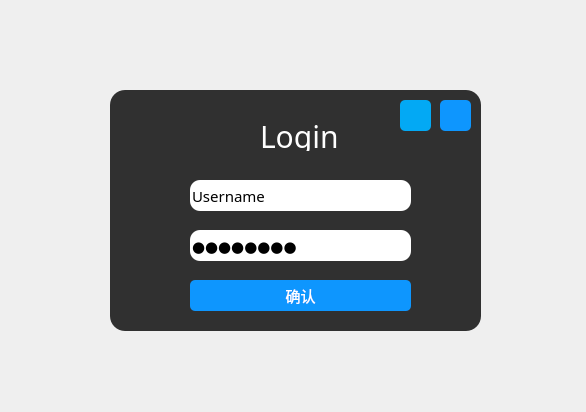
<?xml version="1.0" encoding="UTF-8"?>
<ui version="4.0">
 <class>login</class>
 <widget class="QWidget" name="login">
  <property name="geometry">
   <rect>
    <x>0</x>
    <y>0</y>
    <width>586</width>
    <height>412</height>
   </rect>
  </property>
  <property name="sizePolicy">
   <sizepolicy hsizetype="Preferred" vsizetype="Preferred">
    <horstretch>0</horstretch>
    <verstretch>0</verstretch>
   </sizepolicy>
  </property>
  <property name="minimumSize">
   <size>
    <width>586</width>
    <height>412</height>
   </size>
  </property>
  <property name="maximumSize">
   <size>
    <width>586</width>
    <height>412</height>
   </size>
  </property>
  <property name="windowTitle">
   <string>Transfer</string>
  </property>
  <property name="windowIcon">
   <iconset resource="res_static.qrc">
    <normaloff>:/icon/source/res/photo/icon/title.png</normaloff>:/icon/source/res/photo/icon/title.png</iconset>
  </property>
  <property name="whatsThis">
   <string>&lt;html&gt;&lt;head/&gt;&lt;body&gt;&lt;p&gt;&lt;br/&gt;&lt;/p&gt;&lt;/body&gt;&lt;/html&gt;</string>
  </property>
  <property name="styleSheet">
   <string notr="true">*{
font-size:15px;
font-family:sans-serif;
}
#login{   
	border-image: url(:/res_static/source/res/photo/pexels-night-city.jpg);
}
QFrame{
background:rgba(0,0,0,0.8);
border-radius:15px;
}
QPushButton{
background:#03a9f4;
color:#fff;
border-radius:10px;
}
QLineEdit{
border-radius:10px;
color:#000000;
}
QLabel{
color:#fff;
background:transparent;
font-size:30px;
}</string>
  </property>
  <widget class="QFrame" name="frame">
   <property name="geometry">
    <rect>
     <x>110</x>
     <y>90</y>
     <width>371</width>
     <height>241</height>
    </rect>
   </property>
   <property name="frameShape">
    <enum>QFrame::StyledPanel</enum>
   </property>
   <property name="frameShadow">
    <enum>QFrame::Raised</enum>
   </property>
   <widget class="QPushButton" name="pushButton">
    <property name="geometry">
     <rect>
      <x>80</x>
      <y>190</y>
      <width>221</width>
      <height>31</height>
     </rect>
    </property>
    <property name="styleSheet">
     <string notr="true">QPushButton
{
	font-family:Microsoft Yahei;
	color:white;
	background-color:rgb(14 , 150 , 254);
	border-radius:5px;
}

QPushButton:hover
{
	background-color:rgb(44 , 137 , 255);
}

QPushButton:pressed
{
	background-color:rgb(14 , 135 , 228);
	padding-left:3px;
	padding-top:3px;
}
</string>
    </property>
    <property name="text">
     <string>确认</string>
    </property>
   </widget>
   <widget class="QLineEdit" name="lineEdit">
    <property name="geometry">
     <rect>
      <x>80</x>
      <y>90</y>
      <width>221</width>
      <height>31</height>
     </rect>
    </property>
    <property name="text">
     <string>Username</string>
    </property>
   </widget>
   <widget class="QLineEdit" name="lineEdit_2">
    <property name="geometry">
     <rect>
      <x>80</x>
      <y>140</y>
      <width>221</width>
      <height>31</height>
     </rect>
    </property>
    <property name="text">
     <string>Password</string>
    </property>
    <property name="echoMode">
     <enum>QLineEdit::Password</enum>
    </property>
   </widget>
   <widget class="QLabel" name="label">
    <property name="geometry">
     <rect>
      <x>150</x>
      <y>30</y>
      <width>91</width>
      <height>31</height>
     </rect>
    </property>
    <property name="text">
     <string>Login</string>
    </property>
   </widget>
   <widget class="QPushButton" name="btn_login_setting">
    <property name="geometry">
     <rect>
      <x>330</x>
      <y>10</y>
      <width>31</width>
      <height>31</height>
     </rect>
    </property>
    <property name="styleSheet">
     <string notr="true">QPushButton
{
	font-family:Microsoft Yahei;
	color:white;
	background-color:rgb(14 , 150 , 254);
	border-radius:5px;
}

QPushButton:hover
{
	background-color:rgb(44 , 137 , 255);
}

QPushButton:pressed
{
	background-color:rgb(14 , 135 , 228);
	padding-left:3px;
	padding-top:3px;
}</string>
    </property>
    <property name="text">
     <string/>
    </property>
    <property name="icon">
     <iconset resource="res_static.qrc">
      <normaloff>:/icon/source/res/photo/icon/setting.png</normaloff>:/icon/source/res/photo/icon/setting.png</iconset>
    </property>
    <property name="iconSize">
     <size>
      <width>20</width>
      <height>20</height>
     </size>
    </property>
   </widget>
   <widget class="QPushButton" name="btn_about_me">
    <property name="geometry">
     <rect>
      <x>290</x>
      <y>10</y>
      <width>31</width>
      <height>31</height>
     </rect>
    </property>
    <property name="focusPolicy">
     <enum>Qt::TabFocus</enum>
    </property>
    <property name="styleSheet">
     <string notr="true">QPushButton
{
	font-family:Microsoft Yahei;
	color:white;
	border-radius:5px;
}

QPushButton:hover
{
	background-color:rgb(44 , 137 , 255);
}

QPushButton:pressed
{
	background-color:rgb(14 , 135 , 228);
	padding-left:3px;
	padding-top:3px;
}</string>
    </property>
    <property name="text">
     <string/>
    </property>
    <property name="icon">
     <iconset resource="res_static.qrc">
      <normaloff>:/icon/source/res/photo/icon/meme.png</normaloff>:/icon/source/res/photo/icon/meme.png</iconset>
    </property>
    <property name="iconSize">
     <size>
      <width>30</width>
      <height>30</height>
     </size>
    </property>
   </widget>
  </widget>
 </widget>
 <resources>
  <include location="res_static.qrc"/>
 </resources>
 <connections/>
</ui>
